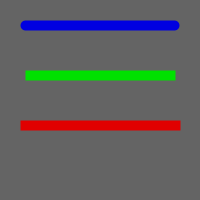
Frame 1 (no input)
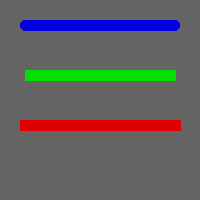
Frame 60 (the mouse pressed at the canvas centre just before this capture)
Frame 120 (the mouse held since frame 60 and released just before this capture): identical to frame 60, image omitted

The Processing sketch that drew these frames (run headless with seeded random() and noise(); from frame 60 on, the mouse is pressed at the canvas centre):

// Processing sketch: line_ends
// ── line_ends.pde
void setup()
{
  size(200,200);
  background(100);
}  

void draw()
{
  stroke(0,0,225);
  strokeWeight(10);
  strokeCap(ROUND);
  line(25,25,174,25);
  
  stroke(0,225,0);
  strokeWeight(10);
  strokeCap(SQUARE);
  line(25,75,175,75);
  
  stroke(225,0,0);
  strokeWeight(10);
  strokeCap(PROJECT);
  line(25,125,175,125);
}  
